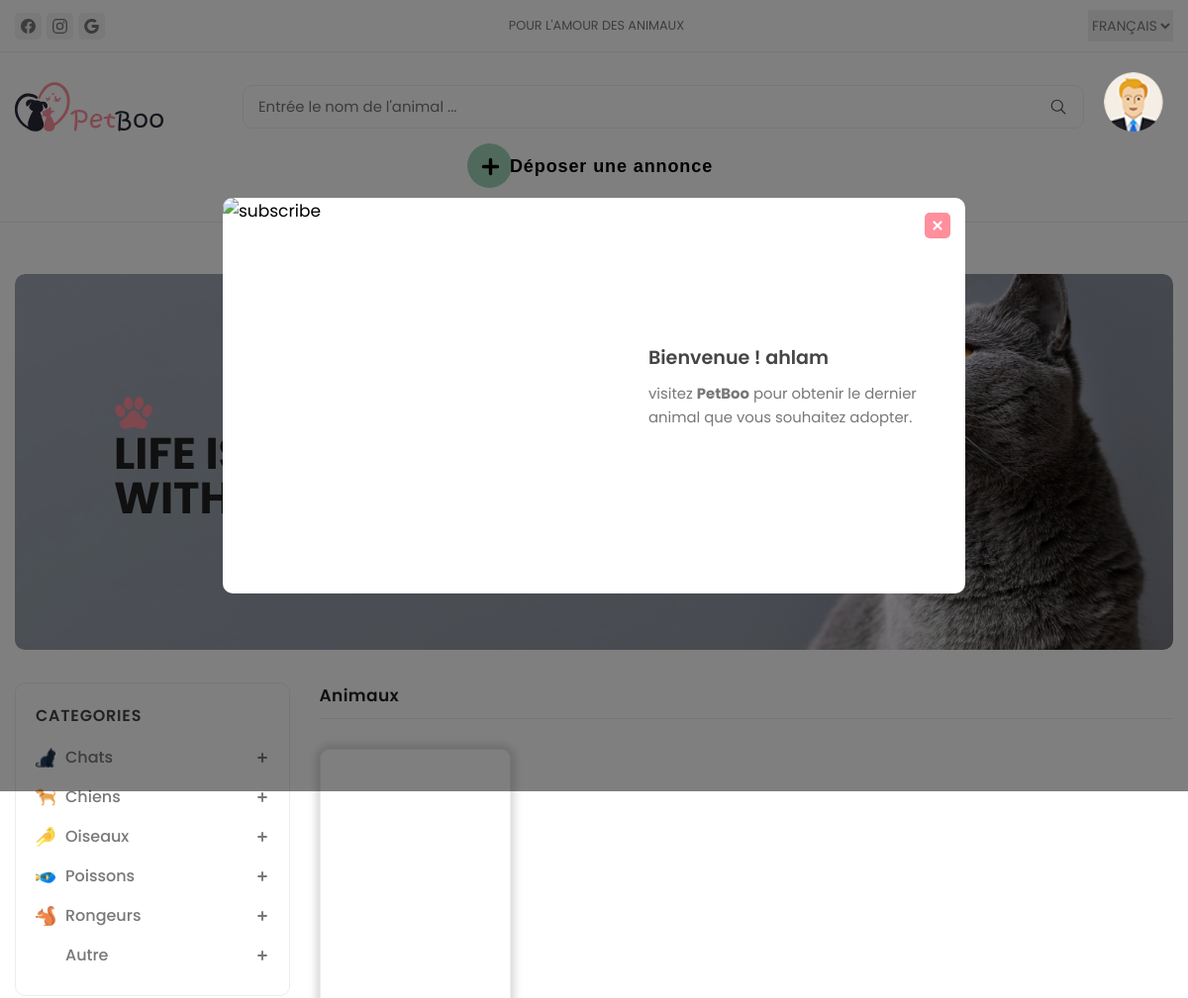
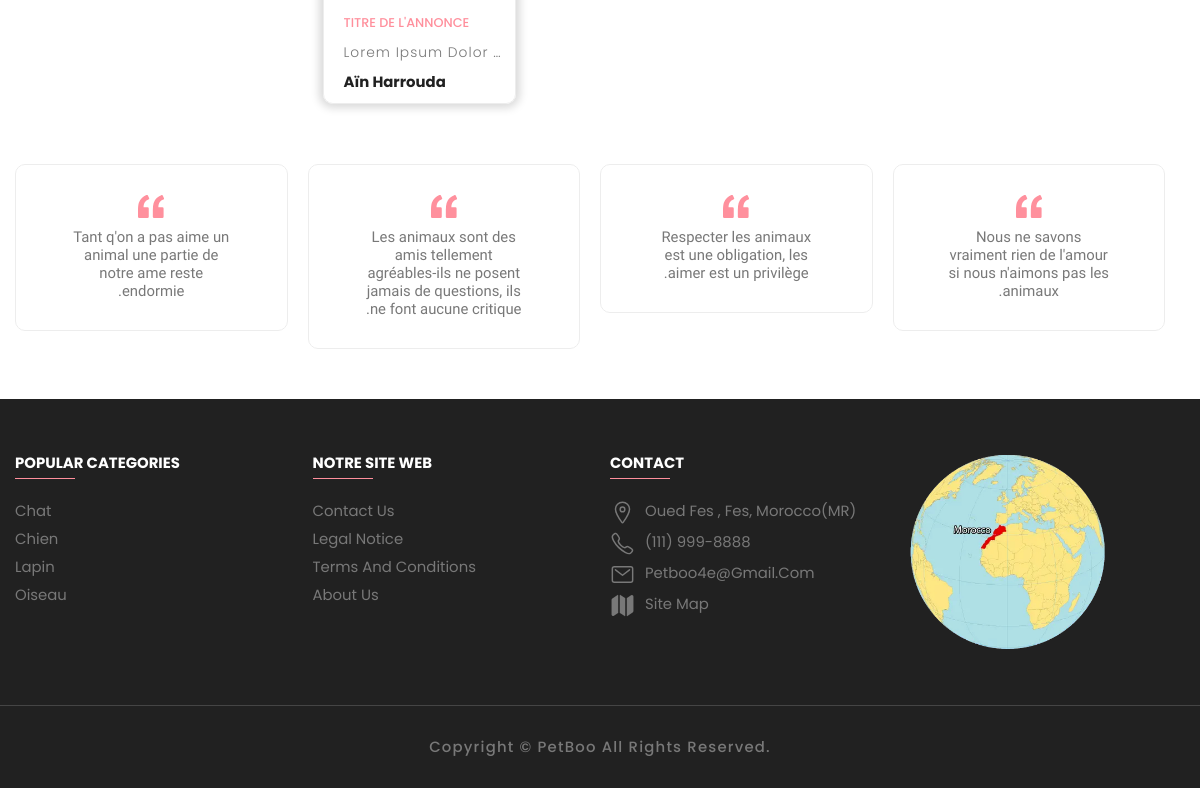
/PetBoo/global0.php?condition=chiens&role=search (signed in), run on the app's committed database (2 pictures, top to bottom).
### tables this page shows
CREATE TABLE `categorie` (
  `id_categorie` int(11) NOT NULL,
  `nom_categorie` varchar(50) NOT NULL
);

CREATE TABLE `annonce` (
  `id_annonce` int(11) NOT NULL,
  `id_membre` int(11) NOT NULL,
  `id_race` int(11) NOT NULL,
  `titre` varchar(50) NOT NULL,
  `ville` int(11) NOT NULL,
  `description` varchar(150) NOT NULL,
  `date_annonce` date NOT NULL,
  `etat` varchar(50) NOT NULL DEFAULT 'free',
  `genre` varchar(15) NOT NULL,
  `number_etat` int(11) NOT NULL DEFAULT 1
);

CREATE TABLE `ville` (
  `id` int(11) NOT NULL,
  `ville` varchar(40) NOT NULL
);

### PetBoo/global0.php (the view, shortened to what this page needs)
<?php
if (!isset($_SESSION["user_name"])) {
    header("location: login.php");
} else {
?>
    <!DOCTYPE html>
    <html lang="en">
    <head>
        <link rel="stylesheet" href="./assets/css/global_style.css">
        <link rel="stylesheet" href="./assets/css/preloader_style.css">
    </head>
    <body>
        <div class="modal" data-modal>
            <div class="modal-close-overlay" data-modal-overlay></div>
            <div class="modal-content">
                <button class="modal-close-btn" data-modal-close>
                    <ion-icon name="close-outline"></ion-icon>
                </button>
                <div class="newsletter-img">
                    <img src="./assets/images/newsletter.png" alt="subscribe" width="400" height="400">
                </div>
                <div class="newsletter">
                    <form action="global0.php" method="POST">
                        <div class="newsletter-header">
                            <h3 class="newsletter-title">Bienvenue ! <span> <?php echo $_SESSION['user_name'] ?></span></h3>
                            <p class="newsletter-desc">
                                visitez <b>PetBoo</b> pour obtenir le dernier animal que vous souhaitez adopter.
                            </p>
                        </div>
                    </form>
                </div>
            </div>
        </div>
        <?php include "header.php"; ?>
        <main>
            <div class="banner">
                <div class="container">
                    <div class="slider-container has-scrollbar">
                        <div class="slider-item">
                            <div class="banner-content">
                                <ion-icon name="paw" class="paw"></ion-icon>
                                <h2 class="banner-title">LIFE IS BETTER WITH PETS</h2>
                            </div>
                        </div>
                    </div>
                </div>
            </div>
            <div class="product-container">
                <div class="container">
                    <div class="sidebar  has-scrollbar" data-mobile-menu>
                        <?php
                        include "left_menu.php"
                        ?>
                    </div>
                    <div class="product-box">
                        <div class="product-main">
                            <h2 class="title">Animaux</h2>
                            <div class="product-grid" id="product-grid">
                                <?php
                                remplire_annonce();
                                ?>
                            </div>
                        </div>
                    </div>
                </div>
            </div>
            <div>
                <div class="container">
                    <div class="testimonials-box">
                        <div class="testimonial">
                            <div class="testimonial-card">
                                <img src="./assets/images/icons/quotes.svg" alt="quotation" class="quotation-img" width="26">
                                <p class="testimonial-desc">
                                    Tant q'on a pas aime un animal une partie de notre ame reste endormie.
                                </p>
                            </div>
                        </div>
                        <div class="testimonial">
                            <div class="testimonial-card">
                                <img src="./assets/images/icons/quotes.svg" alt="quotation" class="quotation-img" width="26">
                                <p class="testimonial-desc">
                                    Les animaux sont des amis
                                    tellement agréables-ils ne posent
                                    jamais de questions, ils ne font
                                    aucune critique.
                                </p>
                            </div>
                        </div>
                        <div class="testimonial">
                            <div class="testimonial-card">
                                <img src="./assets/images/icons/quotes.svg" alt="quotation" class="quotation-img" width="26">
                                <p class="testimonial-desc">
                                    Respecter les animaux est une obligation, les aimer est un privilège.
                                </p>
                            </div>
                        </div>
                        <div class="testimonial">
                            <div class="testimonial-card">
                                <img src="./assets/images/icons/quotes.svg" alt="quotation" class="quotation-img" width="26">
                                <p class="testimonial-desc">
                                    Nous ne savons vraiment rien de l'amour si nous n'aimons pas les animaux.
                                </p>
                            </div>
                        </div>
                    </div>
                </div>
            </div>
        </main>
        <?php
        include "footer.php";
        ?>
    </body>
    </html>
<?php
}
function remplire_annonce()
{
    $con = mysqli_connect('localhost', 'root', '', 'gestion_animaux');
    if ($_GET['role'] != "search") {
        if ($_GET['condition'] == "") {
          $rqt = $con->prepare("SELECT * FROM `annonce` WHERE `etat` = 'free'");
        } else {
          $rqt = $con->prepare("SELECT * FROM `annonce` WHERE `etat` = 'free' AND `id_race` = " . $_GET['condition']);
        }
      } else {
        $rqt = $con->prepare("SELECT a.* FROM `annonce` a, `ville` v, `race` r, `categorie` c WHERE a.id_race = r.id_race AND a.ville = v.id AND r.id_categorie = c.id_categorie AND ( v.ville LIKE '%" . $_GET['condition'] . "%' OR a.titre LIKE '%" . $_GET['condition'] . "%' OR a.ville LIKE '%" . $_GET['condition'] . "%' OR a.description LIKE '%" . $_GET['condition'] . "%' OR a.etat LIKE '%" . $_GET['condition'] . "%' OR a.genre LIKE '%" . $_GET['condition'] . "%' OR c.nom_categorie LIKE '%" . $_GET['condition'] . "%' OR c.nom_categorie LIKE '%" . $_GET['condition'] . "%' and a.etat = 'free');");
      }
      $rqt->execute();
    $rqt1 = $rqt->get_result();
    while ($rows = $rqt1->fetch_assoc()) {
        echo
        '<div class="showcase">
        <div class="showcase-banner" style="
        height: 250px;
    ">';
        echo'
          <div class="showcase-actions">
            <button type="button" onclick="add_favoris(' . $rows["id_annonce"] . ');" class="btn-action" title="Favorie" name="' . $rows["id_annonce"] . '_favori">
              <ion-icon name="heart-outline"></ion-icon>
            </button>
            <button type="button" onclick="affich_annonce(' . $rows["id_annonce"] . ');" class="btn-action" title="Voir l\'article" name="' . $rows["id_annonce"] . '_view_articl">
              <ion-icon name="eye-outline"></ion-icon>
            </button>
            <button type="button" onclick="copyToClipboard(' . $rows["id_annonce"] . ');" class="btn-action" title="Copier lien" name="' . $rows["id_annonce"] . '_copy_link">
              <ion-icon name="copy-outline"></ion-icon>
            </button>
          </div>
        </div>
        <div class="showcase-content">
          <a href="#" class="showcase-category">' . $rows['titre'] . '</a>
          <h3>
            <a href="#" class="showcase-title">' . $rows['description'] . '</a>
          </h3>
          <div class="city-box">
            <p class="city">';
        $rqt_ville =  $con->prepare("SELECT * FROM `ville` WHERE `id` = " . $rows['ville']);
        $rqt_ville->execute();
        $rqt_ville_result = $rqt_ville->get_result();
        while ($rows1 = $rqt_ville_result->fetch_assoc()) {
            echo ($rows1['ville']);
        }
        echo
        '</p>
          </div>
        </div>
      </div>';
    }
}
?>

### PetBoo/left_menu.php (shortened to what this page needs)
<!DOCTYPE html>
<html lang="en">
<head>
</head>
<body>
  <div class="sidebar-category">
    <div class="sidebar-top">
      <h2 class="sidebar-title">categories</h2>
    </div>
    <ul class="sidebar-menu-category-list">
      <?php
      left_menu();
      ?>
    </ul>
  </div>
</body>
</html>
<?php
function left_menu(){
  include 'cnx.php';
  $rqt = $con->prepare("SELECT * FROM categorie");
  $rqt->execute();
  $rqt1 = $rqt->get_result();
  while ($rows = $rqt1->fetch_assoc()) {
    echo '<li class="sidebar-menu-category">
      <button type="button" class="sidebar-accordion-menu" data-accordion-btn>
        <div class="menu-title-flex">
          <img src="./assets/images/icons/' . $rows['nom_categorie'] . '.png" alt="clothes" width="20" height="20"
            class="menu-title-img">
          <p class="menu-title">' . $rows['nom_categorie'] . '</p>
        </div>
        <div>
          <ion-icon name="add-outline" class="add-icon"></ion-icon>
          <ion-icon name="remove-outline" class="remove-icon"></ion-icon>
        </div>
      </button>
      <ul class="sidebar-submenu-category-list" data-accordion>
            ';
    $rqt2 = $con->prepare("SELECT * FROM race WHERE id_categorie = '" . $rows['id_categorie'] . "'");
    $rqt2->execute();
    $rqt3 = $rqt2->get_result();
    while ($rows2 = $rqt3->fetch_assoc()) {
      $href = 'global0.php?condition=' . $rows2['id_race'] . '&role=';
      echo '<li class="sidebar-submenu-category">
              <a href=' . $href . ' class="sidebar-submenu-title">
                <p class="product-name">' . $rows2['nom_race'] . '</p>
                <data value="300" class="stock" title="Available Stock">' . get_number_race($rows2['id_race']) . '</data>
              </a>
            </li>';
    }
    echo '</ul> </li>';
  }
}
function get_number_race($id_race)
{
  include 'cnx.php';
  $rqt = $con->prepare("SELECT * FROM annonce WHERE id_race = '" . $id_race . "'");
  $rqt->execute();
  $rqt1 = $rqt->get_result();
  $i = 0;
  while ($rows = $rqt1->fetch_assoc()) {
    $i += 1;
  }
  return $i;
}
?>

### PetBoo/assets/css/preloader_style.css (style rules this page uses)
* { font-family: "Poppins", sans-serif; }
div { display: block; }

### data on the page
categorie: nom_categorie (picture), nom_categorie "Chats"
categorie: nom_categorie (picture), nom_categorie "Chiens"
categorie: nom_categorie (picture), nom_categorie "Oiseaux"
categorie: nom_categorie (picture), nom_categorie "Poissons"
categorie: nom_categorie (picture), nom_categorie "Rongeurs"
categorie: nom_categorie (picture), nom_categorie "Autre"
annonce: titre "TITRE DE L'ANNONCE", description "Lorem Ipsum Dolor…"
ville: ville "Aïn Harrouda"

### other printed values
$_SESSION['user_name'] "ahlam"
